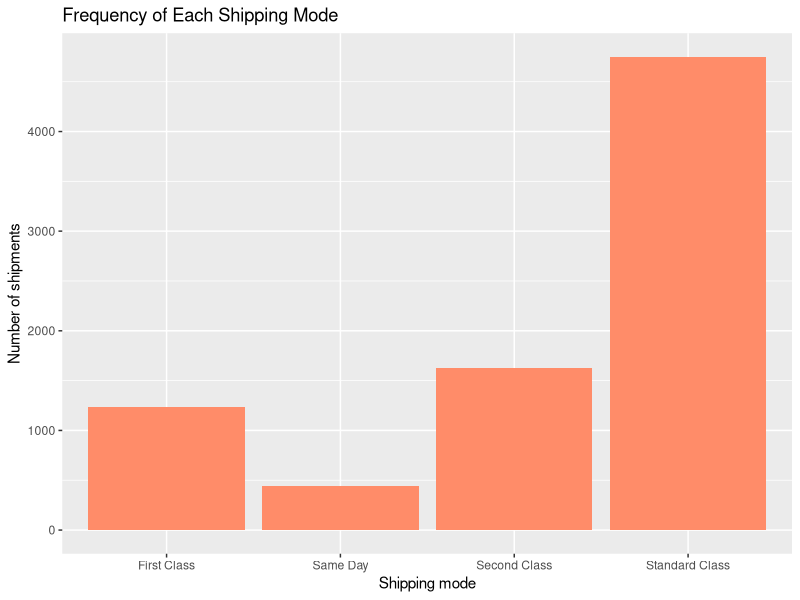

Source code (R): (Note: this script raises an error after producing the figure.)
#WALMART ANALYSIS--------------------------------------------------------------------------------------------------------------------------------
#INSTALL PACKAGES ----------------------
install.packages("tidyverse") #for cleaning, preparation and graphing
install.packages("lubridate") #dealing with dates in time-series analysis
library("tidyverse")
library("lubridate")


#IMPORT RAW DATA AS DATAFRAME
raw_data<-read.csv('raw_data/Walmart Dataset.csv', stringsAsFactors = FALSE)

#OVERVIEW OF DATA -------------------------
raw_data2<-raw_data %>% 
  mutate(across(where(is.character),as.factor))
str(raw_data2)
summary(raw_data2)

#DATA CLEANING AND PRE-PROCESSING---------------------
#REMOVE DUPLICATE ROWS
data <- raw_data[!duplicated(raw_data),] #returns logical true for unique rows, false otherwise an keeps unqie observations

# CHECK FOR MISSING VALUES ---------------------------------------------
colSums(is.na(data))

#IMPUTE MISSING VALUES------------------------------------------------------------------------------------------------------------
for (col in names(data)) {
  if (is.numeric(data[[col]])) {
    data[[col]][is.na(data[[col]])] <- median(data[[col]], na.rm = TRUE)
  }
} #replaces any NAs in column with median of column 

#CONVERT DATE COLUMNS FROM STRINGS TO DATE TYPES----------------------------------------------------------------------------------
data$Order.Date<-as.Date(data$Order.Date, format="%m/%d/%y") #small "y" since date is 2 numbers long
data$Ship.Date<-as.Date(data$Ship.Date, format="%m/%d/%y")
str(data) #checking if conversion worked 

#TRIM MISSING 
for (col in names(data)) {
  if (is.character(data[[col]])) {
    data[[col]] <- trimws(data[[col]])
  }
} #removes beginning or trailing white space to allow for consistent data format

#VISUALISATIONS --------------------------------------------------------------------------------------------------------------
#CATEGORICAL ANALYSIS------------------------------------------------------------------------------------------------
#Frequency of Shipping modes: Bar Chart
ggplot(data, aes(x = Ship.Mode))+
  geom_bar(fill="salmon1")+
  labs(title= "Frequency of Each Shipping Mode", 
       x= "Shipping mode",
       y="Number of shipments")
----------------------------------------------------------------
#Profit Generated By Region: Bar Chart
profit_by_region<-data %>% 
  group_by(Region) %>% 
  summarise(Total_profit= sum(Profit)) #calculating and assigning grouped total profits to dataframe 

ggplot(profit_by_region, aes(x = Total_profit, y = Region, fill= Region))+
  geom_col()+
  labs(title =" Total Profit Per Region",
       x = "Total profit",
       y = "Region")+
  scale_fill_manual(values= 
                      c("Central"="peachpuff",
                        "East"="indianred",
                        "South"="maroon",
                        "West"="mistyrose"))+
  scale_x_continuous(labels = scales::comma)
----------------------------------------------------------------
#Frequncy of Sales By Segment: Bar Chart
ggplot(data, aes(x = Segment)) +
  geom_bar(fill = "indianred") +
  coord_flip() +
  labs(title = "Count of Products by Segment", x = "Segment", y = "Count")

#BIVARIATE ANALYSIS--------------------------------------------------------------------------------------------------------
#Discounts vs Sales generated: Sactterplot 
#Numeric vs Numeric analysis
ggplot(data, aes(x = Sales, y = Profit)) +
  geom_point(alpha = 0.6, color = "darkred") +
  labs(title = "Sales vs Profit", x = "Sales", y = "Profit")
----------------------------------------------------------------
#Region vs Sales: Boxplot
#Numeric vs Categorical analysis
ggplot(data, aes(x = Region, y = Sales)) +
  geom_boxplot(fill = "mistyrose3") +
  labs(title = "Sales by Region", 
       x = "Region", 
       y = "Sales")+
  theme_minimal()

#TIME-SERIES ANALYSIS---------------------------------------------------------------------------------------------------------
#Profit over time (with trendline): Line chart  
time_series_1<-data %>% 
mutate(Yearmonth= floor_date(Order.Date, unit="month")) %>% 
group_by(Yearmonth) %>% 
  summarise(Total_profit= sum(Profit)) #groups profit by month and year and finds total profit of the month in that year 


ggplot(time_series_1, aes(x=Yearmonth, y= Total_profit))+
  geom_line(colour="chartreuse4") +
  labs(title = "Walmart Profit Growth Over Time",
       x = "Year ",
       y = "Total profit") +
  theme_minimal() +
  geom_smooth(method=lm, colour="salmon", se= FALSE)
----------------------------------------------------------------
#Quantity sold over time by segment: Line chart
time_series_3<-data %>% 
  mutate(Yearmonth= floor_date(Order.Date, unit="month")) %>% 
  group_by(Yearmonth, Segment) %>% 
  summarise(Total_quantity_sold= sum(Quantity)) 

ggplot(time_series_3, aes(x=Yearmonth, y= Total_quantity_sold,colour=Segment))+
  geom_line() +
  labs(title = "Quantity Sold Over Time By Segment",
       x = "Years",
       y = "Quantity sold") +
  scale_color_brewer(palette="Dark2")+
  theme_minimal()
#------------------------------------------------------------------------------------------------------------------ 